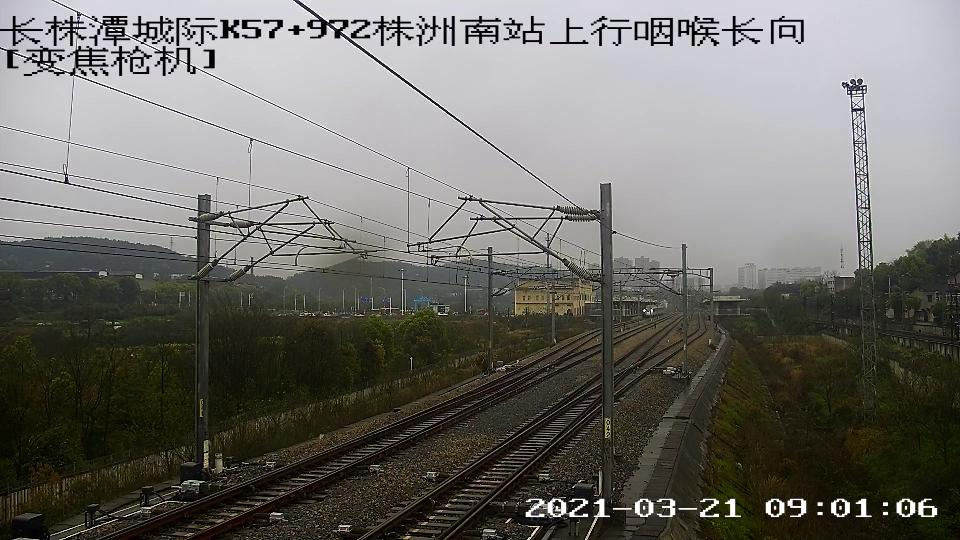
#> input picture save/img/其它异物/test.jpg, 960 x 540 px
$ python -i img_processor.py   (imports and definitions only)
#> lines starting #> are read from the running program, lines starting #| are printed output that depends on the picture
import cv2
import numpy as np
import os

class img_processor:
    ## 初始化
    def __init__(self):
        self.is_error = False
        self.standard_list = ['/Source/standard_1.jpg', '/Source/standard_2.jpg', '/Source/standard_3.jpg', '/Source/standard_4.jpg']
        self.threshold_dic = {}
        self.init_standard_dis()


    ## 标准帧初始化
    def init_standard_dis(self):
        # 对每个标准帧计算三个哈希值
        self.pHash_standard = []
        self.aHash_standard = []
        self.dHash_standard = []
        path = os.path.dirname(os.path.dirname(os.path.abspath(__file__))).replace('\\','/')
        for i in range(len(self.standard_list)):
            standard_frame = cv2.imdecode(np.fromfile(path + self.standard_list[i],dtype=np.uint8),cv2.IMREAD_COLOR)
            self.pHash_standard.append(self.pHash(standard_frame))
            self.aHash_standard.append(self.aHash(standard_frame))
            self.dHash_standard.append(self.dHash(standard_frame))

        # 标准帧阈值（min，max）
        self.threshold_dic[0] = [0.9296874, 0.9361980]
        self.threshold_dic[1] = [0.92578124, 0.9361980]
        self.threshold_dic[2] = [0.97135416, 0.9856771]
        self.threshold_dic[3] = [0.9687499, 0.9830730]


    ## 阈值判断
    def is_in_threshold(self, i, score):
        return score > self.threshold_dic[i][0] and score < self.threshold_dic[i][1]


    ## 海明距离计算
    def hammingDist(self, HASH_Standard, HASH_Temp):
        assert len(HASH_Standard) == len(HASH_Temp)
        return sum([ch1 != ch2 for ch1, ch2 in zip(HASH_Standard, HASH_Temp)])


    ## aHash计算
    # [75 lines left out: functions aHash, dHash, pHash, process, similarity_compare, not called in this run]

>>> import cv2
>>> picture = cv2.imread('../save/img/其它异物/test.jpg', cv2.IMREAD_GRAYSCALE)
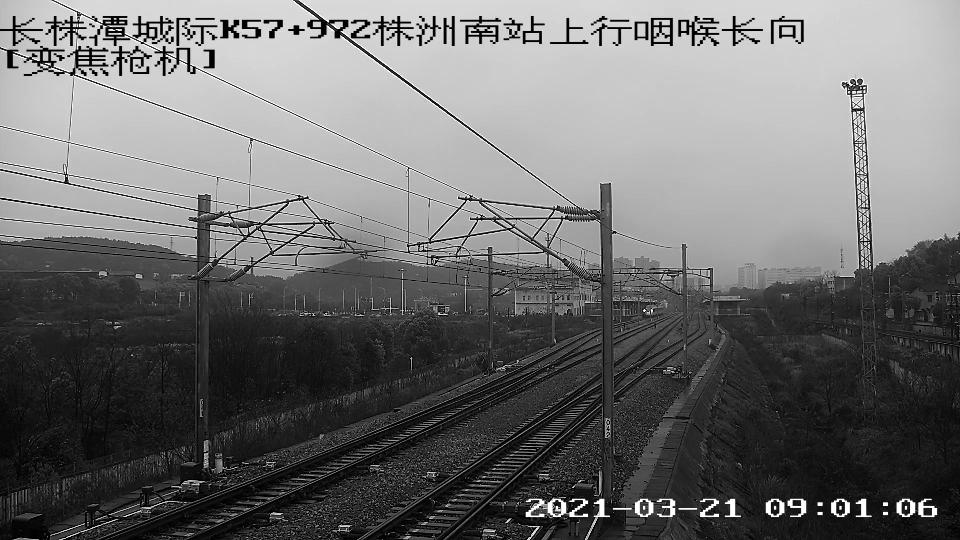
#> picture: shape (540, 960); min 0, max 255, mean 110.4
#> (the run stopped early here; a loop or call above may not have finished)
